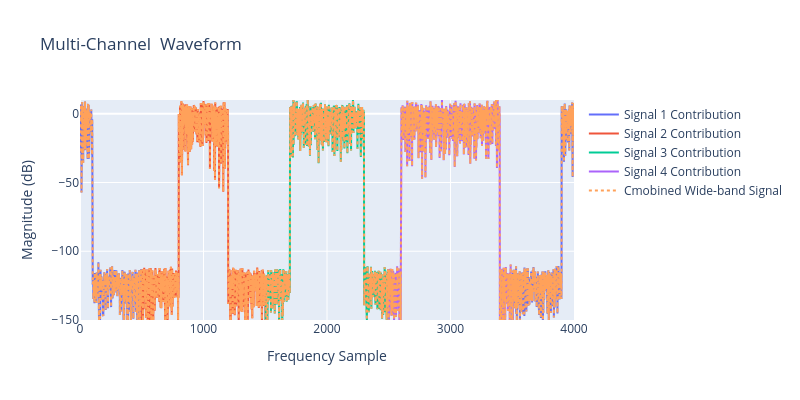

This figure's notebook cell:
### Code cell
fig = go.Figure()
fig.add_trace(go.Scatter(y=20*np.log10(np.abs(x_f_1)), mode='lines', name=f'Signal 1 Contribution'))    
fig.add_trace(go.Scatter(y=20*np.log10(np.abs(x_f_2)), mode='lines', name=f'Signal 2 Contribution'))    
fig.add_trace(go.Scatter(y=20*np.log10(np.abs(x_f_3)), mode='lines', name=f'Signal 3 Contribution'))    
fig.add_trace(go.Scatter(y=20*np.log10(np.abs(x_f_4)), mode='lines', name=f'Signal 4 Contribution'))
fig.add_trace(go.Scatter(y=20*np.log10(np.abs(x_f_total)), mode='lines', name=f'Cmobined Wide-band Signal', line=dict(dash="dot")))    
fig.update_layout(width=800,height=400, title='Multi-Channel  Waveform', xaxis_title='Frequency Sample', yaxis_title='Magnitude (dB)',
                  xaxis_range=[0, 4000], yaxis_range=[-150, 10])

### Figure 1 — Plotly figure (JSON) as saved in the notebook; plotly's stock layout.template omitted (floating-point values rounded to 4 significant figures; data arrays with more than 128 entries replaced by an {"elided": "..."} marker saying what was removed)
{"data": [{"mode": "lines", "name": "Signal 1 Contribution", "type": "scatter", "y": {"elided": "4000 float values"}}, {"mode": "lines", "name": "Signal 2 Contribution", "type": "scatter", "y": {"elided": "4000 float values"}}, {"mode": "lines", "name": "Signal 3 Contribution", "type": "scatter", "y": {"elided": "4000 float values"}}, {"mode": "lines", "name": "Signal 4 Contribution", "type": "scatter", "y": {"elided": "4000 float values"}}, {"line": {"dash": "dot"}, "mode": "lines", "name": "Cmobined Wide-band Signal", "type": "scatter", "y": {"elided": "4000 float values"}}], "layout": {"height": 400, "title": {"text": "Multi-Channel  Waveform"}, "width": 800, "xaxis": {"range": [0, 4000], "title": {"text": "Frequency Sample"}}, "yaxis": {"range": [-150, 10], "title": {"text": "Magnitude (dB)"}}}}
